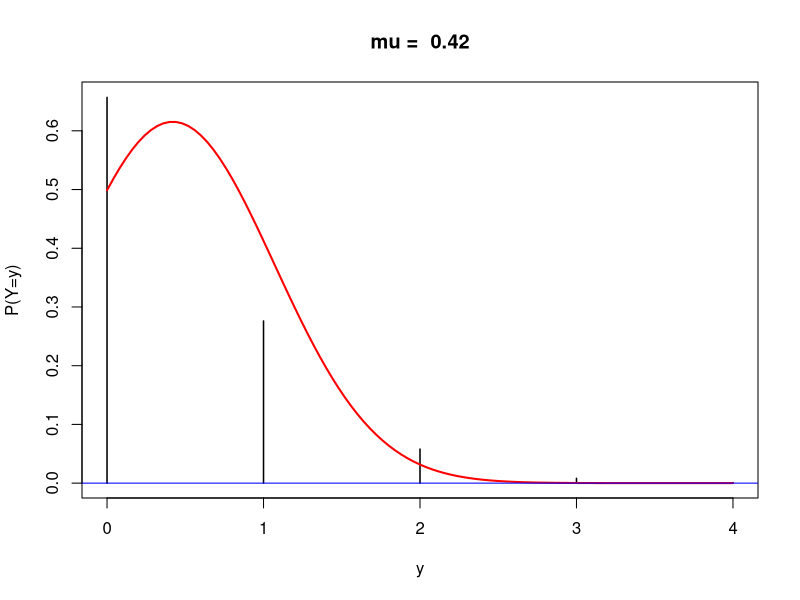

Here is the R script that generated this plot:
## ---- chunk 1
knitr::opts_chunk$set(echo = TRUE)
## ---- chunk 2
storm <- read.csv("Stormchaser.csv")
head(storm)
## ---- chunk 3
(mu <- mean(storm$tornadoes))
  lower <- max(0,round(x = mu - 4*sqrt(mu) + 0.5, digits = 0)) 
  upper <- round(x = mu + 4*sqrt(mu) + 0.5, digits = 0)

  save.po1 <- data.frame(y = c(lower:upper), 
              prob = round(x = dpois(x = c(lower:upper), lambda = mu),
                           digits = 4))
plot(x = save.po1$y, y = save.po1$prob, type = "h", lwd=1.5,
       xlab = "y", ylab = "P(Y=y)", main=paste("mu = ",round(mu, 3)))
curve(expr = ((2*pi*mu)^(-1/2)) * exp(-(x-mu)^2/(2*mu)), 
        from = lower, to = upper, add = TRUE, col="red", lwd=2)
  abline(h = 0, col = "blue")
